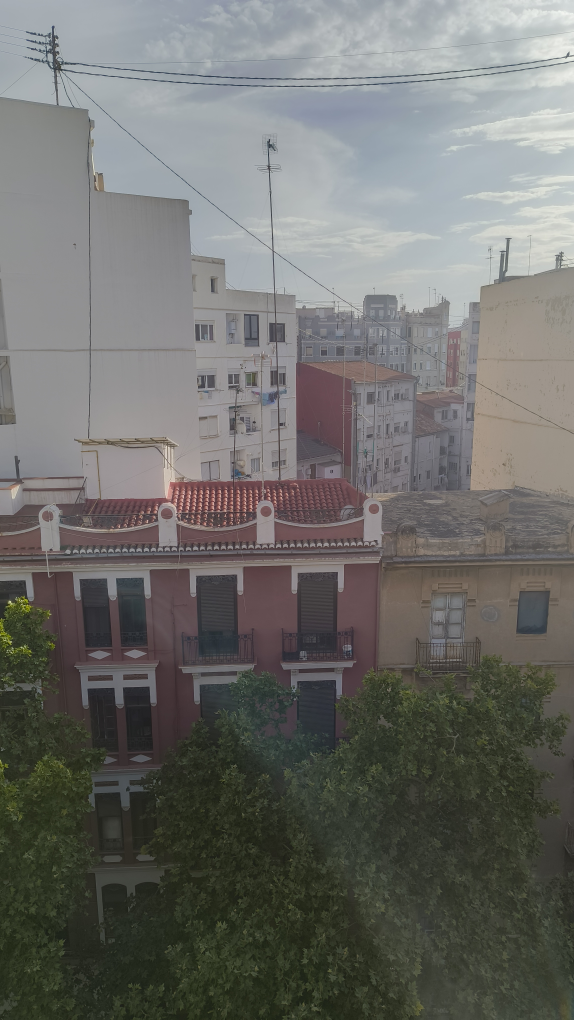
#> input picture imagenes/img1.jpg, 2296 x 4080 px (shown at 1/4 size); its folder holds 3 pictures in this run
$ python prueba_codigo.py
#> lines starting #> are read from the running program, lines starting #| are printed output that depends on the picture
import cv2
import numpy as np
import glob

# Listar las imágenes que queremos coser (ordenadas)
image_files = sorted(glob.glob('imagenes/*.jpg'))  # Ajusta la ruta a tus imágenes

# Leer la primera imagen como base
base_image = cv2.imread(image_files[0])
#> base_image is the input picture: shape (4080, 2296, 3); mean B, G, R 106.3, 109.9, 109.6
base_gray = cv2.cvtColor(base_image, cv2.COLOR_BGR2GRAY)

# ORB detector
orb = cv2.ORB_create(5000)

# Recorrer el resto de las imágenes
for image_file in image_files[1:]:
    next_image = cv2.imread(image_file)
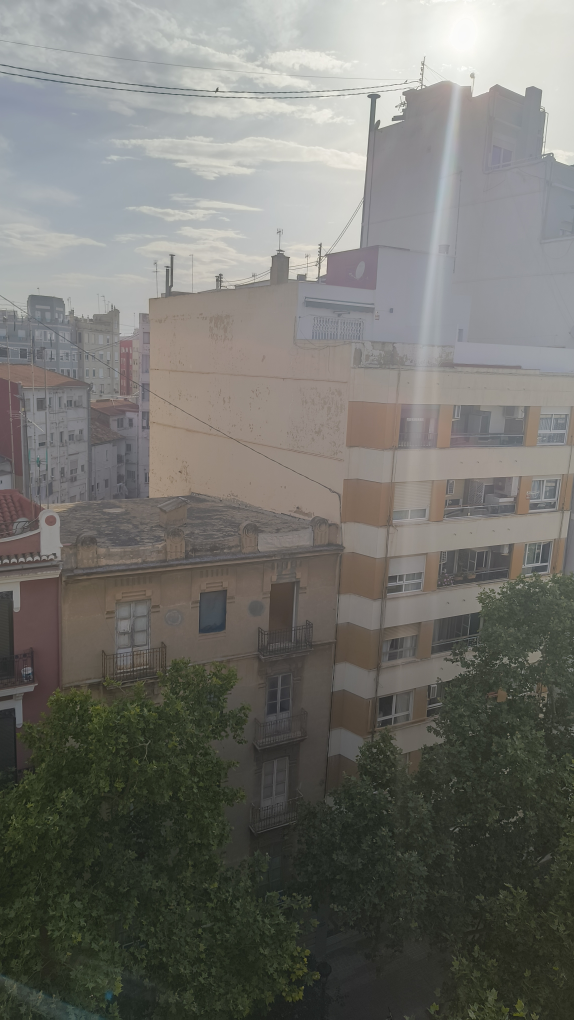
#> input picture imagenes/img2.jpg, 2296 x 4080 px (shown at 1/4 size)
#> next_image is the input picture: shape (4080, 2296, 3); mean B, G, R 109, 114.2, 114.5
    next_gray = cv2.cvtColor(next_image, cv2.COLOR_BGR2GRAY)

    # Detectar puntos clave y descriptores
    kp1, des1 = orb.detectAndCompute(base_gray, None)
#> kp1 = 5000 keypoints; strongest (x, y, size): (82, 2406, 31), (705, 2053, 31), (43, 2406, 31), (52, 2413, 31)
    kp2, des2 = orb.detectAndCompute(next_gray, None)
#> kp2 = 5000 keypoints; strongest (x, y, size): (2109, 2732, 31), (1085, 1027, 31), (1159, 1030, 31), (1307, 1028, 31)

    # Emparejar características
    bf = cv2.BFMatcher(cv2.NORM_HAMMING, crossCheck=True)
    matches = bf.match(des1, des2)
#> matches = 1237 matches
    matches = sorted(matches, key=lambda x: x.distance)
    good_matches = matches[:int(len(matches) * 0.15)]
#> good_matches = 185 matches

    # Extraer coordenadas de puntos emparejados
    src_pts = np.float32([kp1[m.queryIdx].pt for m in good_matches]).reshape(-1,1,2)
#> src_pts = 185 rows, first 8: [1420.8, 2181.6], [1132.8, 2188.8], [2021.8, 954.7], [2040.8, 959], [2025.2, 959], [2024.5, 1096.5], [2036.2, 961.9], [2044.2, 953.9]
    dst_pts = np.float32([kp2[m.trainIdx].pt for m in good_matches]).reshape(-1,1,2)
#> dst_pts = 185 rows, first 8: [126.7, 2240.6], [44.64, 2249.3], [676.8, 1019.5], [694.7, 1024.7], [680.8, 1024.7], [688, 1157.4], [691.2, 1027.2], [698.1, 1021.2]

    # Calcular la homografía con RANSAC
    H, mask = cv2.findHomography(src_pts, dst_pts, cv2.RANSAC, 5.0)
#> H = [[1.55, 0.0726, -2195.9], [0.442, 1.43, -738.4], [0.000245, -8.81e-07, 1]]; mask = 185 values, max 1 at index 0, min 0 at index 1, mean 0.854

    # Crear un lienzo grande para la imagen resultante
    h1, w1 = base_image.shape[:2]
#> h1 = 4080; w1 = 2296
    h2, w2 = next_image.shape[:2]
#> h2 = 4080; w2 = 2296
    result_width = w1 + w2
#> result_width = 4592
    result_height = max(h1, h2)
#> result_height = 4080

    # Warp la base_image al lienzo
    warped_image = cv2.warpPerspective(base_image, H, (result_width, result_height))
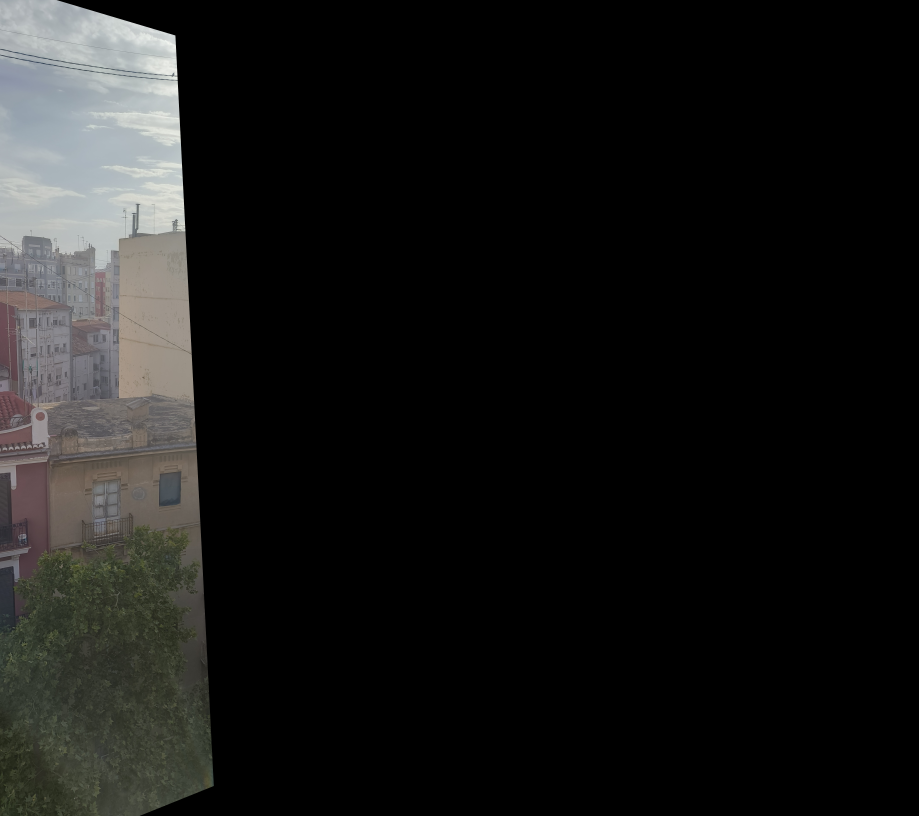
#> warped_image: shape (4080, 4592, 3) (shown at 1/5 size); mean B, G, R 22.7, 23.7, 23.6

    # Pegar la nueva imagen sobre la resultante (con compensación)
    warped_image[0:h2, 0:w2] = next_image
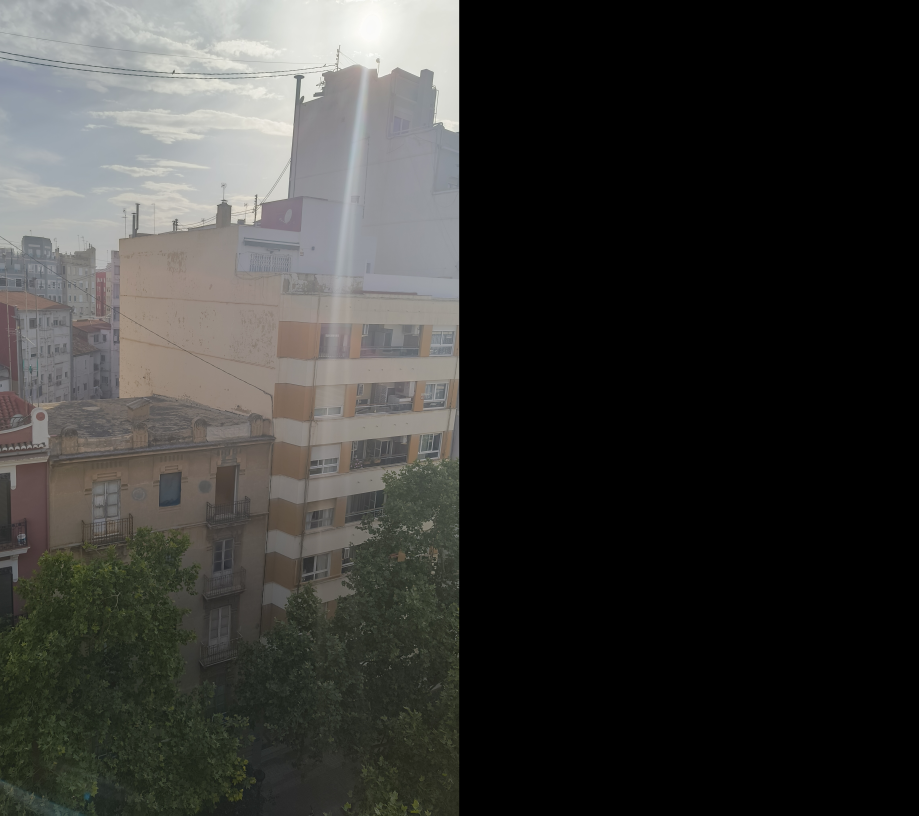
#> warped_image: shape (4080, 4592, 3) (shown at 1/5 size); mean B, G, R 54.5, 57.1, 57.3

    # Actualizar base_image y base_gray para el siguiente paso
    base_image = warped_image
    base_gray = cv2.cvtColor(base_image, cv2.COLOR_BGR2GRAY)
#> base_gray: shape (4080, 4592)
#> pass 2 of the loop `for image_file in image_files[1:]:`:
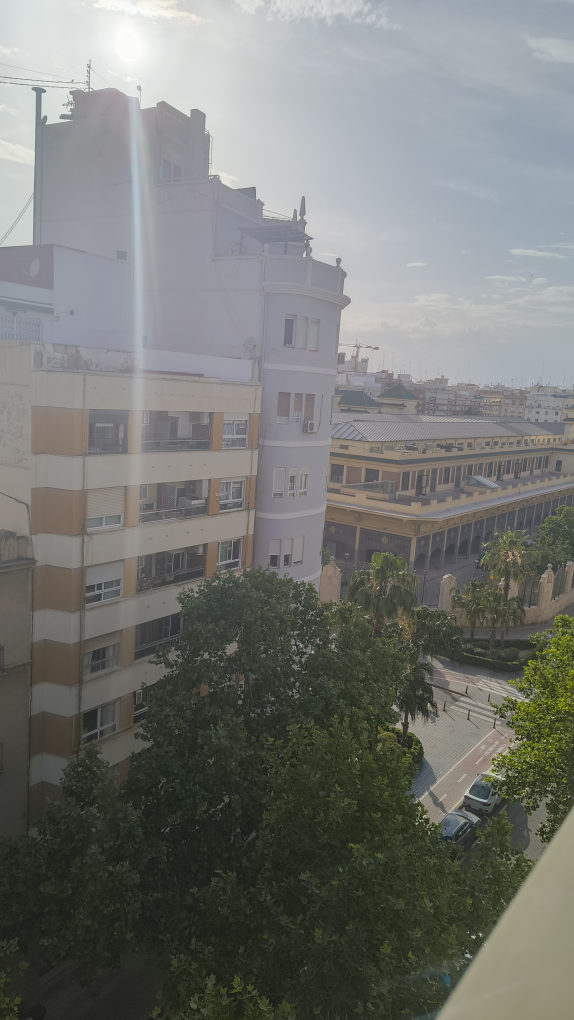
#> input picture imagenes/img3.jpg, 2296 x 4080 px (shown at 1/4 size)
#> next_image is the input picture: shape (4080, 2296, 3); mean B, G, R 115.7, 119.4, 117.4
#> `next_gray = cv2.cvtColor(next_image, cv2.COLOR_BGR2GRAY)`:
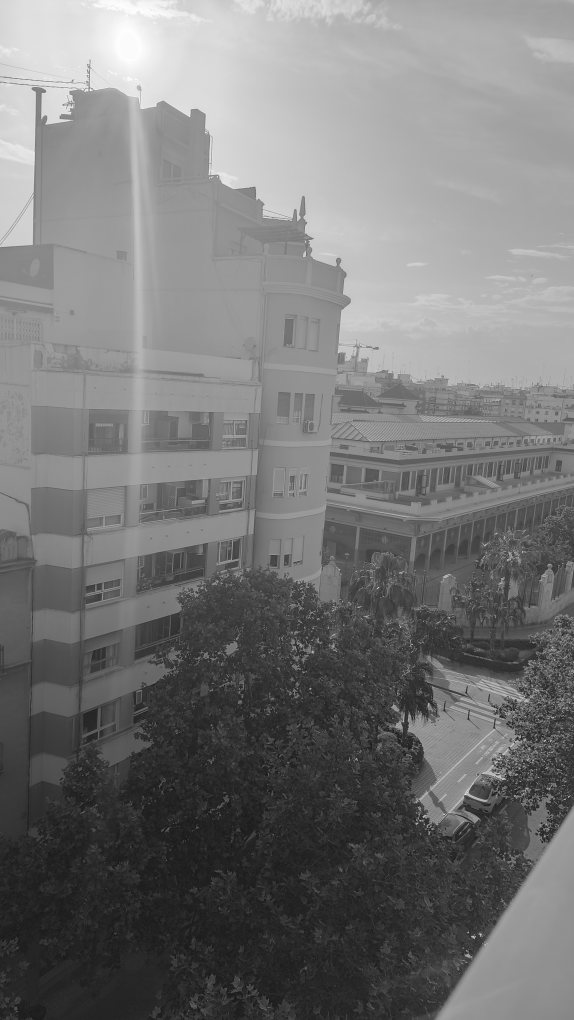
#> next_gray: shape (4080, 2296) (shown at 1/4 size); min 1, max 255, mean 118.4
#> kp1 has the same summary as kp2
#> kp2 = 5000 keypoints; strongest (x, y, size): (1602, 2509, 31), (1693, 2485, 31), (1600, 2507, 31), (1900, 3745, 31)
#> matches = 1327 matches
#> good_matches = 199 matches
#> src_pts = 199 rows, first 8: [1608.5, 457.9], [2153.5, 2605], [1995.8, 2364.9], [1501.4, 483.7], [1567.6, 472.8], [1499.2, 491.4], [1615.7, 406.1], [1618.4, 385.2]
#> dst_pts = 199 rows, first 8: [280.8, 456.5], [937.6, 2567.9], [788.3, 2361.3], [164.8, 469.4], [238.5, 464.5], [166.7, 470.3], [285.1, 403.2], [286.7, 382.2]
#> H = [[1.47, 0.091, -2031.2], [0.336, 1.37, -559.3], [0.000206, 3.28e-06, 1]]; mask = 199 values, max 1 at index 0, min 0 at index 1, mean 0.814
#> `warped_image[0:h2, 0:w2] = next_image`:
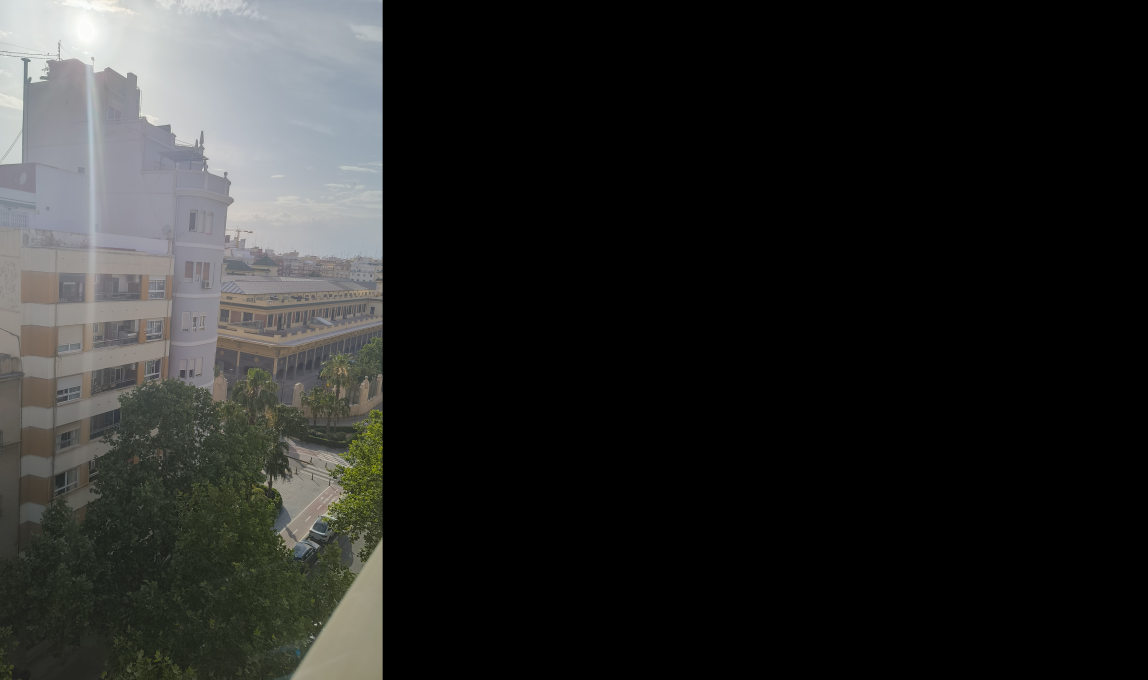
#> warped_image: shape (4080, 6888, 3) (shown at 1/6 size); mean B, G, R 38.6, 39.8, 39.1

# Mostrar y guardar el resultado final
cv2.imshow('Panorama', base_image)
cv2.imwrite('stitched_panorama.jpg', base_image)
cv2.waitKey(0)
cv2.destroyAllWindows()
